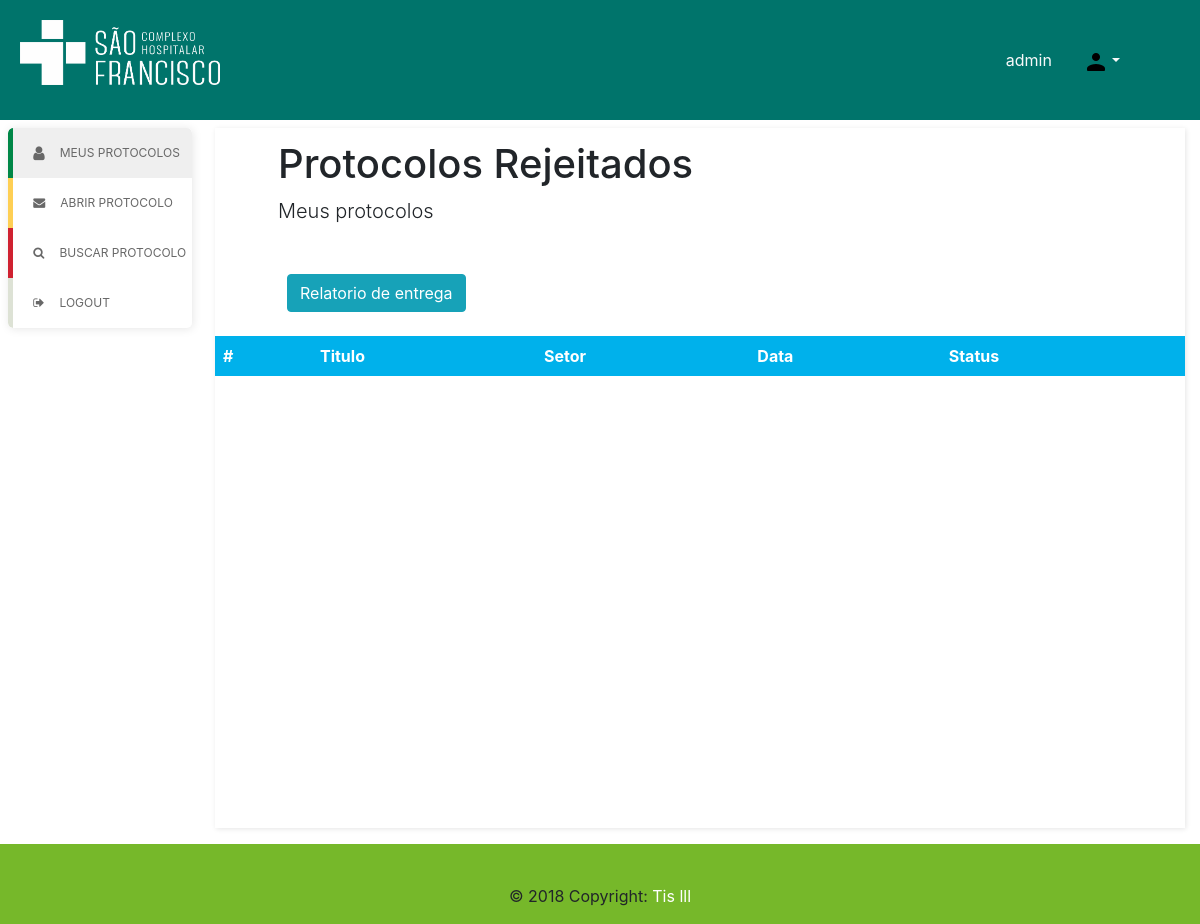
/index.php?module=p_rejeitados (signed in), run on an earlier commit of the app's database.
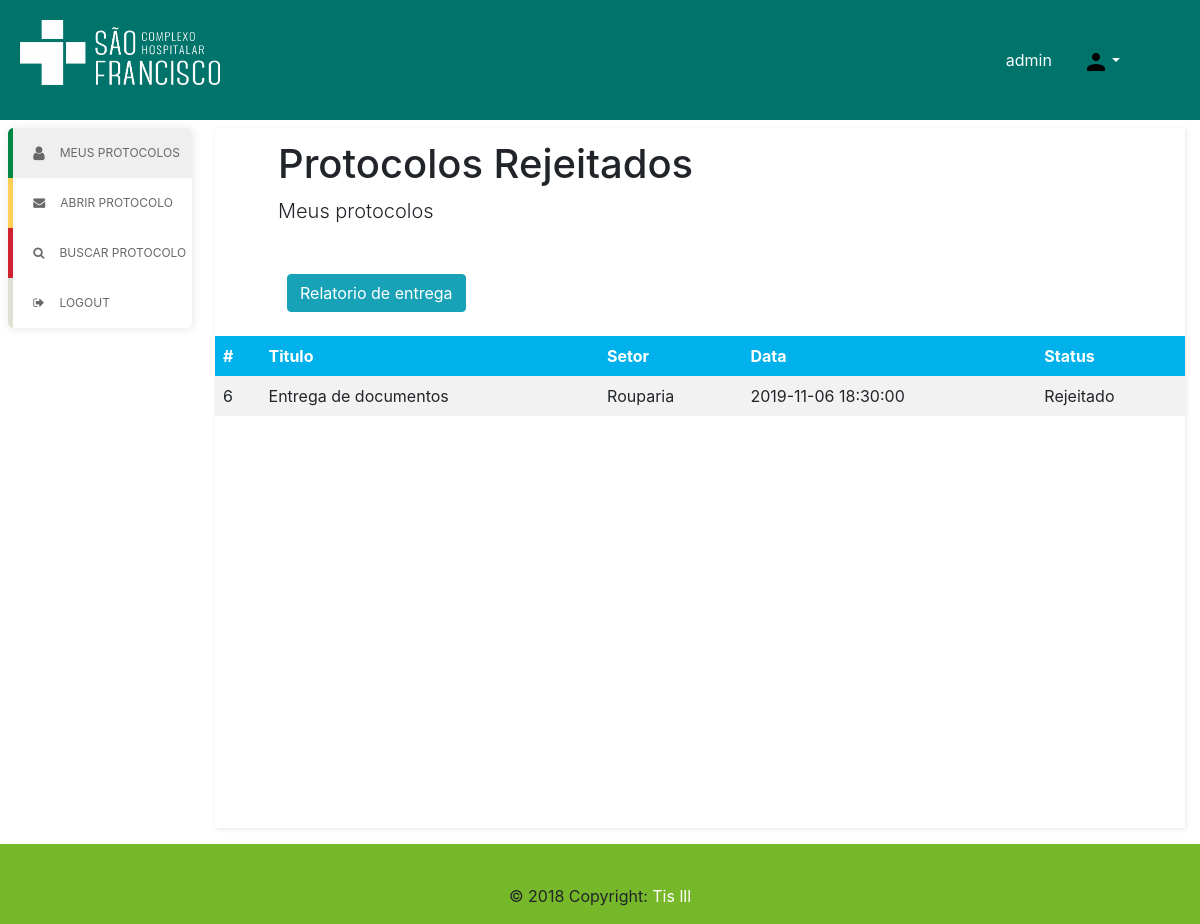
And on a later commit of the database.
### tables this page shows
CREATE TABLE `protocolo`  (
  `id` int(11) NOT NULL AUTO_INCREMENT,
  `titulo` varchar(64) NOT NULL,
  `dataCriacao` datetime(0) DEFAULT NULL,
  `usuario_id` int(11) DEFAULT NULL,
  `setor_id` int(11) NOT NULL,
  `descricao` varchar(255) DEFAULT NULL,
  PRIMARY KEY (`id`) USING BTREE
);

CREATE TABLE `setor`  (
  `id` int(11) NOT NULL AUTO_INCREMENT,
  `nome` varchar(64) NOT NULL,
  `unidade_id` int(11) NOT NULL,
  PRIMARY KEY (`id`) USING BTREE
);

CREATE TABLE `encaminhamento`  (
  `id` int(11) NOT NULL AUTO_INCREMENT,
  `protocolo_id` int(11) DEFAULT NULL,
  `remetente_id` int(11) DEFAULT NULL,
  `dest_tipo` enum('SETOR','USUARIO') DEFAULT 'SETOR',
  `destinatario_id` int(11) DEFAULT NULL,
  `tipo` enum('ENCAMINHAR','REJEITAR','ACEITAR','CRIAR') DEFAULT 'CRIAR',
  `data` datetime(0) DEFAULT NULL,
  `justificativa` text,
  PRIMARY KEY (`id`) USING BTREE
);

### classes/protocolo.php (called while the page is built, shortened)
<?php
class Protocolo
{
    public function GetNomeSetor($id)
    {
        $db = new Database();
        $db->Open("gprotocol");
        $query = $db->Query("SELECT `nome` FROM `setor` WHERE `id` = $id");
        $result = mysqli_fetch_assoc($query);
        return $result['nome'];
    }
    public function GetProtocoloStatus($protocolo_id)
    {
        $db = new Database();
        $db->Open("gprotocol");
        $retorno = "";
        $query = $db->Query("SELECT * FROM `encaminhamento` WHERE `protocolo_id` = $protocolo_id ORDER BY `data` DESC LIMIT 1;");
        if($db->RowsQuery($query) > 0)
        {
            $result = mysqli_fetch_assoc($query);
            $tipo = $result['tipo'];
            switch($tipo)
            {
                case "REJEITAR":
                    $retorno = "Rejeitado";
                    break;
                case "ACEITAR":
                    $retorno = "Aceito";
                    break;
            }
        }
        return $retorno;
    }
}
?>

### classes/database.php (called while the page is built, shortened)
<?php
class Database
{
    public $conn;
    public function Open($database)
    {
        $this->conn = mysqli_connect(DB_HOST, DB_USER, DB_PASS, $database);
        if($this->conn)
            return true;
        else
            return false;
    }
    public function Query($sql)
    {
        $result = mysqli_query($this->conn, $sql);
        return $result;
    }
    public function RowsQuery($query)
    {
        return mysqli_num_rows($query);
    }
}
?>

### pages/p_rejeitados.php (the view, shortened to what this page needs)
<div id="container" style="padding-bottom:10px;">
    <?php include_once("pages/parts/menuv.php"); ?>
    <div id="content" class="float-left col-10">
       <div class="tab-content" id="content-protocolos">
       <div class="page-header px-5 py-1">
            <div class="float-left my-2 col-10">
                    <h1>Protocolos Rejeitados</h1>
                    <p class="lead">Meus protocolos</p>
            </div>
            <button type="button" class="btn btn-info float-left m-4">Relatorio de entrega</button>
            </div>
            <table id="table-protocolos">
                <tr>
                    <th>#</th>
                    <th>Titulo</th>
                    <th>Setor</th>
                    <th>Data</th>
                    <th>Status</th>
                </tr>
                <?php
                    $cProtocolo = new Protocolo();
                    $db = mysqli_connect("127.0.0.1", "root", "", "gprotocol");
                    $mySetor = $_SESSION['user']['setor_id'];
                    $query = mysqli_query($db, "SELECT * FROM `protocolo` P WHERE EXISTS (SELECT 1 FROM `encaminhamento` e WHERE e.destinatario_id = $mySetor );");
                    while($row = mysqli_fetch_assoc($query)) {
                        $i = $row['id'];
                        $status = $cProtocolo->GetProtocoloStatus($i);
                        if($status == "Rejeitado") {
                            $scriptAction = "window.location = '?module=protocolo&id=".$i."';";
                            echo '<tr onclick="'.$scriptAction.'">';
                            echo '<td>'.$i.'</td>';
                            echo '<td>'.$row['titulo'].'</td>';
                            echo '<td>'.$cProtocolo->GetNomeSetor($row['setor_id']).'</td>';
                            echo '<td>'.$row['dataCriacao'].'</td>';
                            echo '<td>'.$status.'</td>';
                            echo '</tr>';
                        }
                    }
                ?>
            </table>
        </div>
    </div>
</div>

What changed in the data, as far as the page shows it:
added protocolo: id "6", titulo "Entrega de documentos", setor.nome "Rouparia", dataCriacao "2019-11-06 18:30:00", id.tipo "Rejeitado"
